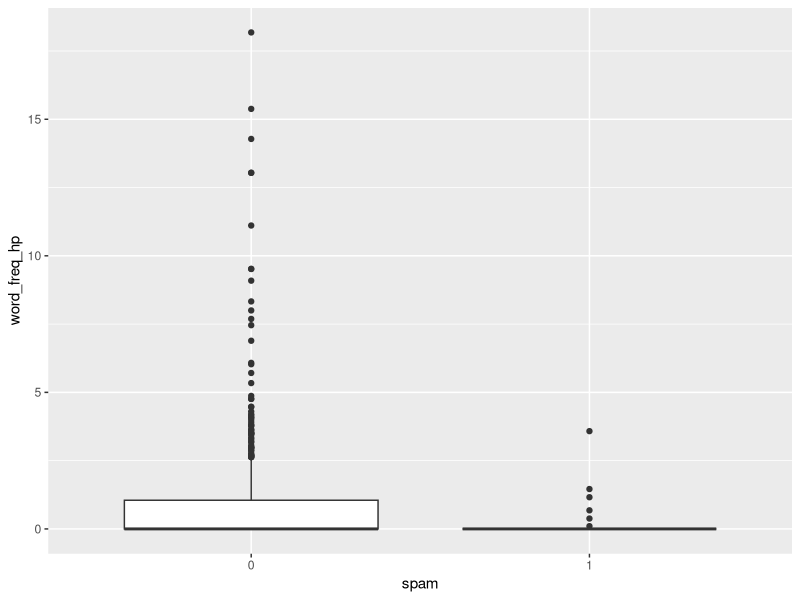
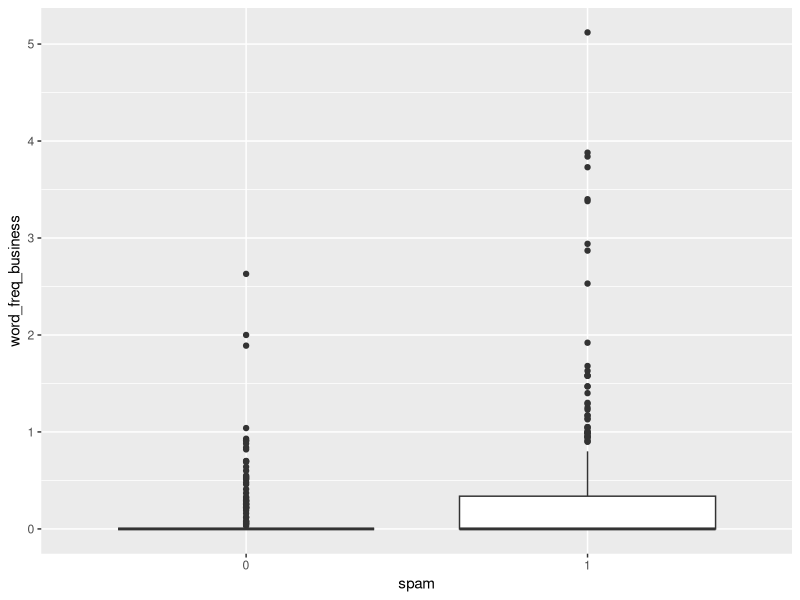
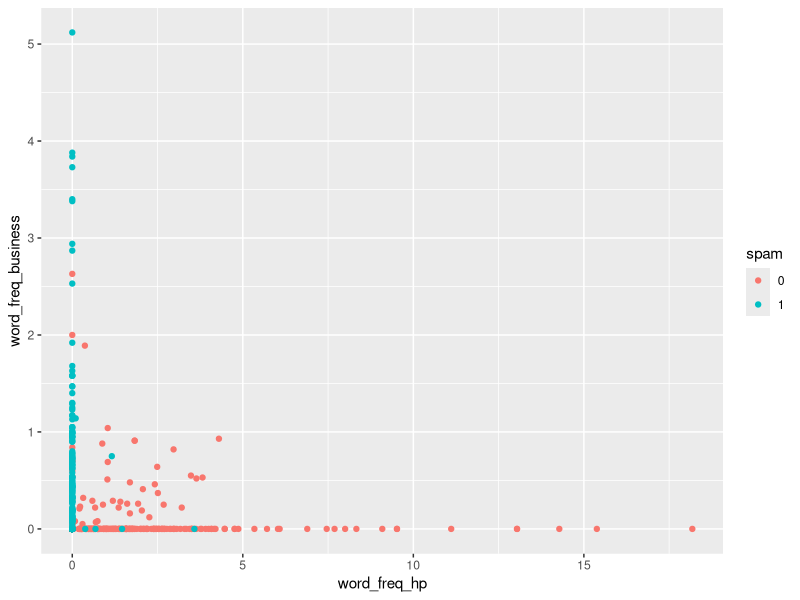
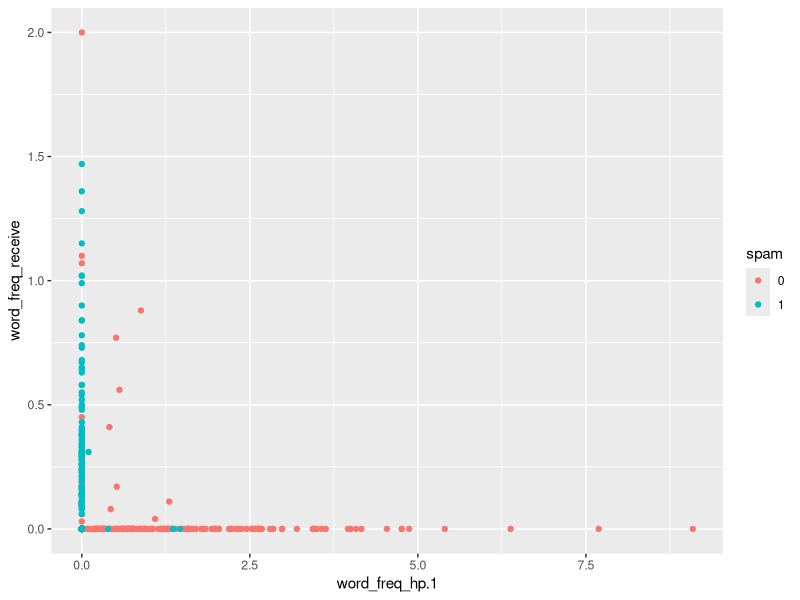
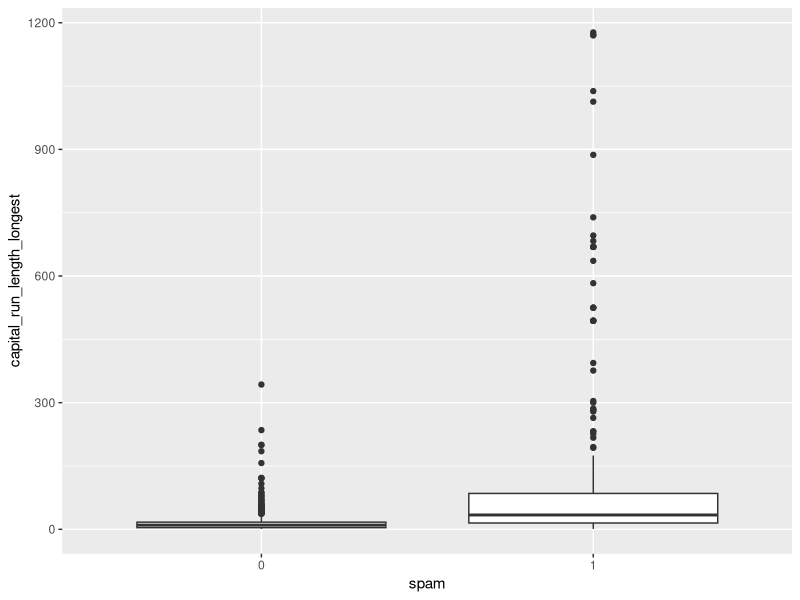
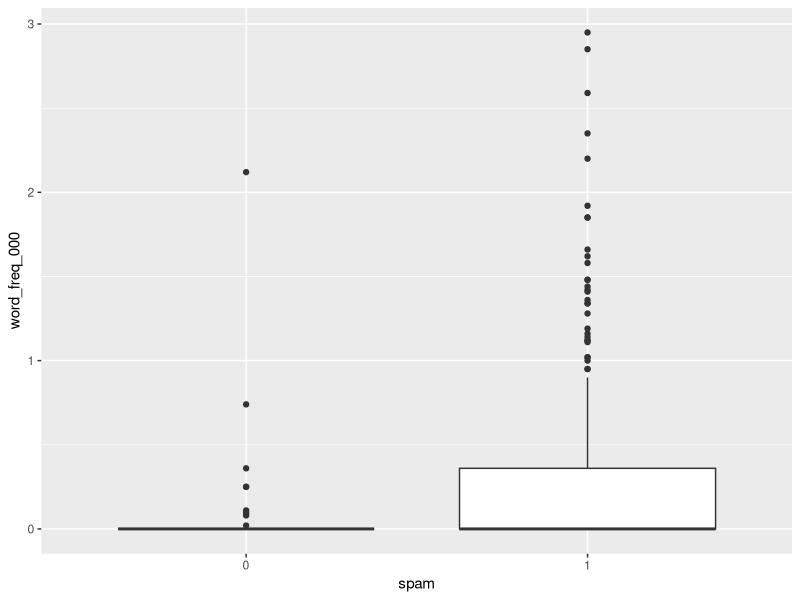

Reproduce these figures in R, in order.
## ---- chunk 1
knitr::opts_chunk$set(echo = TRUE)
## ---- chunk 2
spam_train<-read.csv("spam_train.csv")
spam_train$spam <- as.factor(spam_train$spam)
## ---- chunk 3
# Load the necessary libraries
library(dplyr)
library(ggplot2)
## ---- chunk 4
str(spam_train)
## ---- chunk 5
# Convert spam to a numerical variable to compute correlation matrix 
spam_train$spam_num <- ifelse(spam_train$spam=="1", 1, 0)

# Compute correlation matrix and filter the predictors that have the strongest correlation with `spam_num` (which is > 0.25 in this case)
correlation <- cor(spam_train[,-58], spam_train$spam_num)
cor_dataframe <- data.frame(variable = rownames(correlation), cor = as.numeric(correlation))
cor_dataframe %>% filter(abs(cor) > 0.25)
## ---- chunk 6
# word_freq_hp is imbalanced towards spam 0
ggplot(data=spam_train) + geom_boxplot(mapping= aes(x=spam, y=word_freq_hp))
## ---- chunk 7
# word_freq_business is imbalanced towards spam 1
ggplot(data=spam_train) + geom_boxplot(mapping= aes(x=spam, y=word_freq_business))
## ---- chunk 8
# Scatterplot of word_freq_hp, word_freq_business, and spam coded as color 
ggplot(spam_train, aes(x=word_freq_hp, y=word_freq_business)) +
geom_point(aes(color=spam))
## ---- chunk 9
# Scatterplot of word_freq_hp.1, word_freq_receive, and spam coded as color 
ggplot(spam_train, aes(x=word_freq_hp.1, y=word_freq_receive)) +
geom_point(aes(color=spam))
## ---- chunk 10
# Box plot of spam and capital_run_length_longest 
ggplot(data=spam_train) + geom_boxplot(mapping= aes(x=spam, y=capital_run_length_longest))
## ---- chunk 11
# Box plot of spam and word_freq_000
ggplot(data=spam_train) + geom_boxplot(mapping= aes(x=spam, y=word_freq_000))
## ---- chunk 12
spam_eval <-read.csv("spam_eval.csv")
## ---- chunk 13
# write.csv(FirstName_LastName_goal1, "FirstName_LastName_goal1.csv", row_names = F)
# write.csv(FirstName_LastName_goal2, "FirstName_LastName_goal2.csv", row_names = F)
# write.csv(FirstName_LastName_goal3, "FirstName_LastName_goal3.csv", row_names = F)
